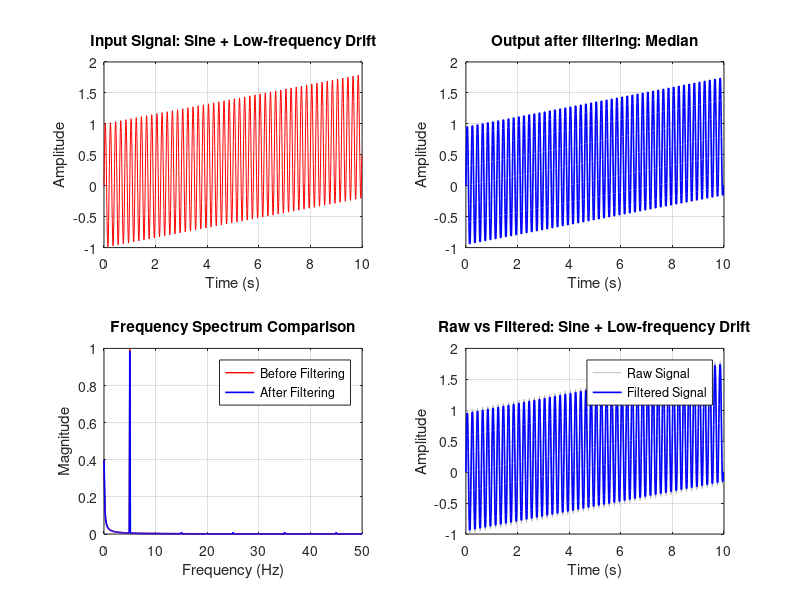

Write the MATLAB code that produced this figure. (Note: this script raises an error after producing the figure.)

clc;
clear;
close all;

%% 1. INPUT SIGNAL

fs = 100;
t = 0:1/fs:9.99;
N = length(t);

rng(1);

fprintf('=== Automatic Multi-Filter Selection ===\n');
fprintf('1. Sine + Random Noise\n');
fprintf('2. Sine + High-frequency Noise\n');
fprintf('3. Step + Random Noise\n');
fprintf('4. Sine + Spike Noise\n');
fprintf('5. Sine + Low-frequency Drift\n');
fprintf('6. Spike + High-frequency Noise\n');

choice = input('Select signal (1-6): ');

switch choice
    case 1
        s = sin(2*pi*1*t);
        x = s + 0.25*randn(size(t));
        signalName = 'Sine + Random Noise';

    case 2
        s = sin(2*pi*1*t);
        x = s + 0.35*sin(2*pi*20*t);
        signalName = 'Sine + High-frequency Noise';

    case 3
        s = double(t >= 5);
        x = s + 0.2*randn(size(t));
        signalName = 'Step + Random Noise';

    case 4
        s = sin(2*pi*1*t);
        x = s;
        idx = [100 300 600 800];
        x(idx) = x(idx) + [2 -2 2 -2];
        signalName = 'Sine + Spike Noise';

    case 5
        s = sin(2*pi*5*t);
        x = s + 0.8*(t/max(t));
        signalName = 'Sine + Low-frequency Drift';

    case 6
        s = sin(2*pi*1*t);
        x = s + 0.25*sin(2*pi*20*t);
        idx = [100 300 600 800];
        x(idx) = x(idx) + [2 -2 2 -2];
        signalName = 'Spike + High-frequency Noise';

    otherwise
        error('Select a number from 1 to 6.');
end

%% 2. SIGNAL ANALYSIS

% Detect sudden outliers
localMedian = movmedian(x, 7);
residual = x - localMedian;

robustSigma = 1.4826 * ...
    median(abs(residual - median(residual)));

if robustSigma < 1e-10
    robustSigma = 1e-10;
end

spikeCount = sum(abs(residual) > 4*robustSigma);

% Estimate high-frequency fluctuation
shortSmooth = movmean(x, 7);
hfRatio = std(x - shortSmooth) / (std(x) + eps);

% Estimate slow trend
trendWindow = round(fs);
slowTrend = movmean(x, trendWindow);

trendRatio = std(slowTrend - mean(slowTrend)) ...
    / (std(x) + eps);

p = polyfit(t, x, 1);
trendCorr = corr(t(:), x(:));

% Estimate random fluctuation
randomScore = std(residual) / (std(x) + eps);

fprintf('\n=== Analysis Results ===\n');
fprintf('Spike count: %d\n', spikeCount);
fprintf('High-frequency ratio: %.3f\n', hfRatio);
fprintf('Trend ratio: %.3f\n', trendRatio);
fprintf('Random fluctuation score: %.3f\n', randomScore);

%% 3. AUTOMATIC FILTER SELECTION

filters = {};
reasons = {};

if choice == 3
    filters{end+1} = 'Median';
    reasons{end+1} = 'Reduce random noise in step signal';

    filters{end+1} = 'Moving Average';
    reasons{end+1} = 'Smooth remaining fluctuations';

else
    % Rule 1: Spike detection
    if spikeCount >= 2
        filters{end+1} = 'Median';
        reasons{end+1} = 'Spike / outlier detected';
    end

    % Rule 2: Low-frequency drift detection
    if trendRatio > 0.20 && abs(trendCorr) > 0.65
        filters{end+1} = 'High-pass';
        reasons{end+1} = 'Possible low-frequency drift';
    end

    % Rule 3: High-frequency noise detection
    if hfRatio > 0.35
        filters{end+1} = 'Low-pass';
        reasons{end+1} = 'High-frequency fluctuation detected';
    end

    % Rule 4: General random fluctuation
    if randomScore > 0.18 && hfRatio <= 0.45
        filters{end+1} = 'Moving Average';
        reasons{end+1} = 'Additional smoothing may be useful';
    end

    % Fallback
    if isempty(filters)
        filters{end+1} = 'Moving Average';
        reasons{end+1} = 'Default smoothing filter';
    end
end

%% 4. APPLY FILTERS IN SELECTED ORDER

y = x;

for k = 1:length(filters)
    switch filters{k}
        case 'Median'
            y = medfilt1(y, 5);

        case 'High-pass'
            y = highpass(y, 0.5, fs);

        case 'Low-pass'
            y = lowpass(y, 5, fs);

        case 'Moving Average'
            y = movmean(y, 5);
    end
end

%% 5. DISPLAY SELECTION

fprintf('\n=== Selected Filter Sequence ===\n');

for k = 1:length(filters)
    fprintf('%d. %s -- %s\n', ...
        k, filters{k}, reasons{k});
end

fprintf('\nInput: %s\n', signalName);
fprintf('Number of filters: %d\n', length(filters));

%% 6. FREQUENCY SPECTRUM USING FOURIER ANALYSIS

% FFT calculates the DFT of sampled signals
X = fft(x);
Y = fft(y);

% Frequency axis
halfN = floor(N/2) + 1;
f = (0:halfN-1) * (fs/N);

% One-sided amplitude spectrum
Xmag = abs(X(1:halfN)) / N;
Ymag = abs(Y(1:halfN)) / N;

% Correct amplitudes for one-sided spectrum
if rem(N, 2) == 0
    Xmag(2:end-1) = 2 * Xmag(2:end-1);
    Ymag(2:end-1) = 2 * Ymag(2:end-1);
else
    Xmag(2:end) = 2 * Xmag(2:end);
    Ymag(2:end) = 2 * Ymag(2:end);
end

%% 7. PLOT RESULTS

figure('Name', 'Automatic Multi-Filter System');

% Plot 1: Input signal
subplot(2,2,1);
plot(t, x,'r');
grid on;
title(['Input Signal: ' signalName]);
xlabel('Time (s)');
ylabel('Amplitude');

% Plot 2: Filtered output
subplot(2,2,2);
plot(t, y,'b','LineWidth', 1.2);
grid on;
title(['Output after filtering: ' ...
    strjoin(filters, ' -> ')]);
xlabel('Time (s)');
ylabel('Amplitude');

% Plot 3: Frequency spectrum before and after filtering
subplot(2,2,3);
plot(f, Xmag, 'r', 'LineWidth', 1);
hold on;
plot(f, Ymag, 'b', 'LineWidth', 1.2);
hold off;
grid on;
title('Frequency Spectrum Comparison');
xlabel('Frequency (Hz)');
ylabel('Magnitude');
legend('Before Filtering', 'After Filtering');
xlim([0 fs/2]);

% Plot 4: Raw vs filtered signal
subplot(2,2,4);
plot(t, x, 'Color', '#bdbdbd');
hold on;
plot(t, y,'b', 'LineWidth', 1.2);
hold off;
grid on;
title(['Raw vs Filtered: ' signalName]);
xlabel('Time (s)');
ylabel('Amplitude');
legend('Raw Signal', 'Filtered Signal');

sgtitle('Automatic Multi-Filter Selection System');
